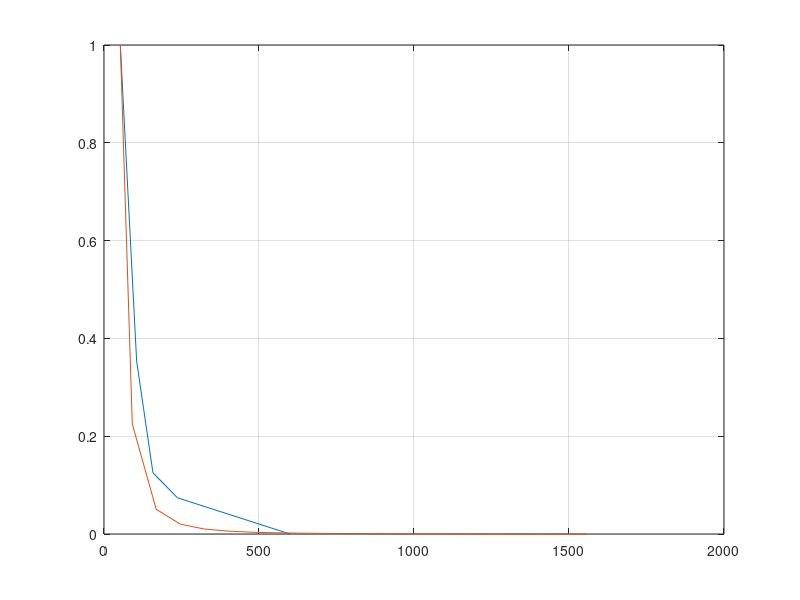

MATLAB code to generate this figure:
close all
clear all 

%fi(m) = psi_m *delta(t − tm )

%ray power
%psi_m = (1/4) * (gamma^m)/(m^2)

%gamma - avg power reflection coef

%gamma = 1 - alfa

%alfa = suma ( S_u * alfa_u) / S

% alfa_u absorption coeff of the surface
%S total surface
% S_u surface area of _u

%ray delay tm

%tm = (tc/2)*(2m-1 )


%tc characteristic time of reverb of the building
%tc = (8V) / (cS)

%gamma = 0.12

Vd = 42*17.8*8.2;
Vu= 42*(17.8/2) * (12-8.2);

V = Vd + Vu

S = 42*17.8 + (42*8.2)*2 + (17.8*8.2)*2 + ((12-8.2)*(17.8/2) ) *2 + 2* ( sqrt((12-8.2)^2+(17.8/2)^2 ) * 42   )
c = 3e8;
tc= (8*V) / (c*S)

gamma = 0.9;
m = 1:20;
tm = (tc/2)*(2*m-1 );
tm= [0 tm ];
psi(1)=1;

for i=m 

    psi(i+1) = (1/4) * (gamma^i)/(i^2);
end

%psi = psi/max(psi);
tm=tm*1e9;

%x=[78.9473684210526,    131.578947368421,    289.473684210526,   394.736842105263,  700];
%y=[               1,   0.401143217263205,  0.0573353288367250, 0.0311203740186049,    0];

x=[52.6315789473684,    105.263157894737,    157.894736842105,    236.842105263158,  600];
y=[               1,   0.353713466132422,   0.125261475734880,  0.0740759502853946,    0];

figure
plot(x,y)
grid on
hold on

offset = x(1)-tm(1);


plot(tm+offset,psi)

hold off

